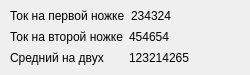
   <widget class="QWidget" name="tab_4">
    <attribute name="title">
     <string>Полный ток(мА)</string>
    </attribute>
    <widget class="QWidget" name="layoutWidget">
     <property name="geometry">
      <rect>
       <x>10</x>
       <y>50</y>
       <width>231</width>
       <height>16</height>
      </rect>
     </property>
     <layout class="QHBoxLayout" name="horizontalLayout_12">
      <item>
       <widget class="QLabel" name="label_12">
        <property name="text">
         <string>Средний на двух</string>
        </property>
       </widget>
      </item>
      <item>
       <widget class="QLabel" name="currentLabel">
        <property name="text">
         <string>123214265</string>
        </property>
        <property name="textInteractionFlags">
         <set>Qt::LinksAccessibleByMouse|Qt::TextSelectableByKeyboard|Qt::TextSelectableByMouse</set>
        </property>
       </widget>
      </item>
     </layout>
    </widget>
    <widget class="QWidget" name="layoutWidget">
     <property name="geometry">
      <rect>
       <x>10</x>
       <y>8</y>
       <width>231</width>
       <height>16</height>
      </rect>
     </property>
     <layout class="QHBoxLayout" name="horizontalLayout_10">
      <item>
       <widget class="QLabel" name="label_10">
        <property name="toolTip">
         <string>Интегральный ток на интервале [0,13]</string>
        </property>
        <property name="text">
         <string>Ток на первой ножке</string>
        </property>
       </widget>
      </item>
      <item>
       <widget class="QLabel" name="currentLeg1Label">
        <property name="toolTip">
         <string>Интегральный ток на интервале [0,13]</string>
        </property>
        <property name="text">
         <string>234324</string>
        </property>
        <property name="textInteractionFlags">
         <set>Qt::LinksAccessibleByMouse|Qt::TextSelectableByKeyboard|Qt::TextSelectableByMouse</set>
        </property>
       </widget>
      </item>
     </layout>
    </widget>
    <widget class="QWidget" name="layoutWidget">
     <property name="geometry">
      <rect>
       <x>10</x>
       <y>29</y>
       <width>231</width>
       <height>16</height>
      </rect>
     </property>
     <layout class="QHBoxLayout" name="horizontalLayout_11">
      <item>
       <widget class="QLabel" name="label_11">
        <property name="toolTip">
         <string>Интегральный ток на интервале [-13,0]</string>
        </property>
        <property name="text">
         <string>Ток на второй ножке</string>
        </property>
       </widget>
      </item>
      <item>
       <widget class="QLabel" name="currentLeg2Label">
        <property name="toolTip">
         <string>Интегральный ток на интервале [-13,0]</string>
        </property>
        <property name="text">
         <string>454654</string>
        </property>
        <property name="textInteractionFlags">
         <set>Qt::LinksAccessibleByMouse|Qt::TextSelectableByKeyboard|Qt::TextSelectableByMouse</set>
        </property>
       </widget>
      </item>
     </layout>
    </widget>
   </widget>
